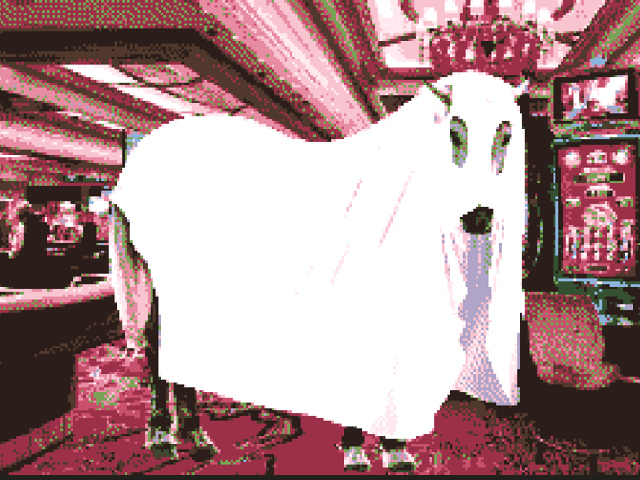
#> input picture assets/ghost_horse.png, 640 x 480 px
$ python -i holdem_render.py   (imports and definitions only)
#> lines starting #> are read from the running program, lines starting #| are printed output that depends on the picture
"""Renders a Hold'em table as one scene: NPC bots seated across the far rail (their npcs.json
portrait), humans along the near rail (their Discord avatar), each seat's cards / bet / dealer and
blind puck / status on the felt in front of them, the board and pot in the middle, and a speech
bubble over any bot that just said something.

Two optional painted art layers replace the procedural placeholders the moment the files exist
(export_art_templates.py writes templates at the exact size, with the seat layout marked):
  assets/holdem/room_background.png  -- drawn first, behind the far-row portraits (until it
                                        exists: the Casino room's own background, darkened)
  assets/holdem/table_foreground.png -- drawn over the portraits (transparent above the far rail),
                                        so the NPCs look like they're sitting behind the table
An NPC's optional poker_sprite_path (npcs.json) is a dedicated seated portrait; without one its
regular sprite_path is used, trimmed to its visible pixels.

Pure rendering: holdem_view.py builds the SeatView list; nothing here knows about discord or db.
"""

import io
import os
from dataclasses import dataclass, field

from PIL import Image, ImageDraw, ImageFont, ImageOps, features

import cards_render

WIDTH = 1100
HEIGHT = 650

FAR_SLOTS = 5  # across the back: NPCs first, overflow humans
NEAR_SLOTS = 3  # along the near rail: humans first, overflow NPCs
MAX_SEATS = FAR_SLOTS + NEAR_SLOTS

# Table geometry (the procedural table and the templates both use these).
TABLE_BOX = (28, 232, WIDTH - 28, HEIGHT - 14)
RAIL = 26
TABLE_RADIUS = 170
FAR_RAIL_Y = TABLE_BOX[1]  # portraits' bottoms tuck under this edge

PORTRAIT_BOX = (196, 205)  # max size of a far-row portrait
PORTRAIT_TUCK = 34  # how far a portrait's bottom sits below the far rail (hidden behind it)
AVATAR_SIZE = 70

SEAT_CARD_SCALE = 0.45
BOARD_CARD_SCALE = 0.64

STONE = (128, 128, 132, 255)
STONE_LIGHT = (188, 188, 186, 255)
STONE_DARK = (72, 72, 78, 255)
STONE_EDGE = (45, 45, 50, 255)
FELT = (96, 14, 24, 255)  # dark red
FELT_EDGE = (215, 175, 110, 200)
WALL_TOP = (38, 26, 40, 255)
WALL_BOTTOM = (16, 12, 20, 255)
GOLD = (255, 205, 60, 255)
TEXT = (240, 240, 235, 255)
DIM_TEXT = (175, 195, 185, 255)
RED = (235, 80, 80, 255)
PLATE = (0, 0, 0, 150)

_FONT_PATH = "/usr/share/fonts/truetype/dejavu/DejaVuSans-Bold.ttf"
# Pillow only lays out right-to-left text (Persian, Arabic, Hebrew names) when it was built with
# libraqm. Without it, a name at least gets its letters in reading order (unjoined).
_HAVE_RAQM = features.check("raqm")
_name_font = ImageFont.truetype(_FONT_PATH, 15)
_small_font = ImageFont.truetype(_FONT_PATH, 12)
_pot_font = ImageFont.truetype(_FONT_PATH, 20)
_street_font = ImageFont.truetype(_FONT_PATH, 16)
_bubble_font = ImageFont.truetype(_FONT_PATH, 13)
_puck_font = ImageFont.truetype(_FONT_PATH, 11)

ASSET_DIR = os.path.join(os.path.dirname(__file__), "assets", "holdem")
ROOM_BACKGROUND_PATH = os.path.join(ASSET_DIR, "room_background.png")
TABLE_FOREGROUND_PATH = os.path.join(ASSET_DIR, "table_foreground.png")


@dataclass
class SeatView:
    name: str
    is_npc: bool
    stack: int
    bet: int = 0  # in front of them this street
    folded: bool = False
    all_in: bool = False
    to_act: bool = False
    badge: str = ""  # "D", "SB", "BB", "D SB"
    portrait_path: str | None = None  # NPCs
    portrait_scale: float = 1.0  # NPCs: npcs.json poker_sprite_scale
    avatar: bytes | None = None  # humans (Discord avatar PNG)
    cards: list | None = None  # face-up cards (showdown); None = face-down backs while in the hand
    hand_label: str | None = None  # e.g. "Full House" at showdown
    won: int = 0
    speech: str | None = None


# ---------------------------------------------------------------------------
# layout
# ---------------------------------------------------------------------------
def _slot_xs(n: int) -> list[float]:
    left, right = TABLE_BOX[0] + 60, TABLE_BOX[2] - 60
    step = (right - left) / n
    return [left + step * (i + 0.5) for i in range(n)]


FAR_XS = _slot_xs(FAR_SLOTS)
NEAR_XS = _slot_xs(NEAR_SLOTS)

# Far seat block, on the felt just inside the far rail.
FAR_NAME_Y = FAR_RAIL_Y + RAIL + 16
FAR_CARDS_Y = FAR_NAME_Y + 26
# Board in the middle (street name to its left, pot to its right).
BOARD_Y = 404
# Near seat block: cards on the felt, avatar + nameplate on the near rail.
NEAR_CARDS_Y = 516
NEAR_AVATAR_Y = HEIGHT - 50


# [26 lines left out: functions assign_rows, _spread, not called in this run]


# ---------------------------------------------------------------------------
# art layers
# ---------------------------------------------------------------------------
_layer_cache: dict[str, tuple[float, Image.Image]] = {}


# [56 lines left out: functions _cached_file, procedural_room, stone_texture, not called in this run]


_procedural_table_cache: Image.Image | None = None


# [23 lines left out: function procedural_table, not called in this run]


_backdrop_cache: dict[str, tuple[float, Image.Image]] = {}


def _backdrop(path: str | None) -> Image.Image | None:
    """Any room photo (holdem_view passes the Casino room's background_path) cropped to the
    canvas, then softened and darkened so the portraits in front of it read clearly."""
#> called with path = 'assets/ghost_horse.png'
    if not path:
        return None
    full = path if os.path.isabs(path) else os.path.join(os.path.dirname(__file__), path)
    if not os.path.exists(full):
        return None
    mtime = os.path.getmtime(full)
    hit = _backdrop_cache.get(full)
    if hit and hit[0] == mtime:
        return hit[1]
    from PIL import ImageEnhance, ImageFilter

    img = ImageOps.fit(Image.open(full).convert("RGB"), (WIDTH, HEIGHT), Image.LANCZOS, centering=(0.5, 0.3))
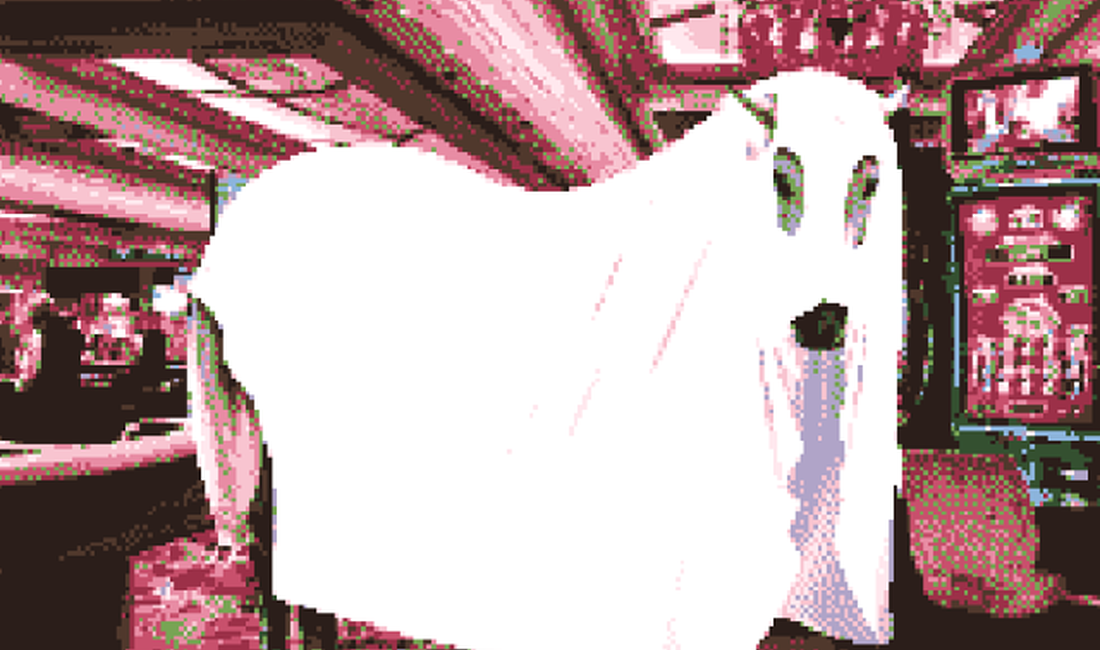
#> img: PIL image 1100x650 RGB; mean R, G, B 185.1, 160.1, 161.3
    img = img.filter(ImageFilter.GaussianBlur(2.5))
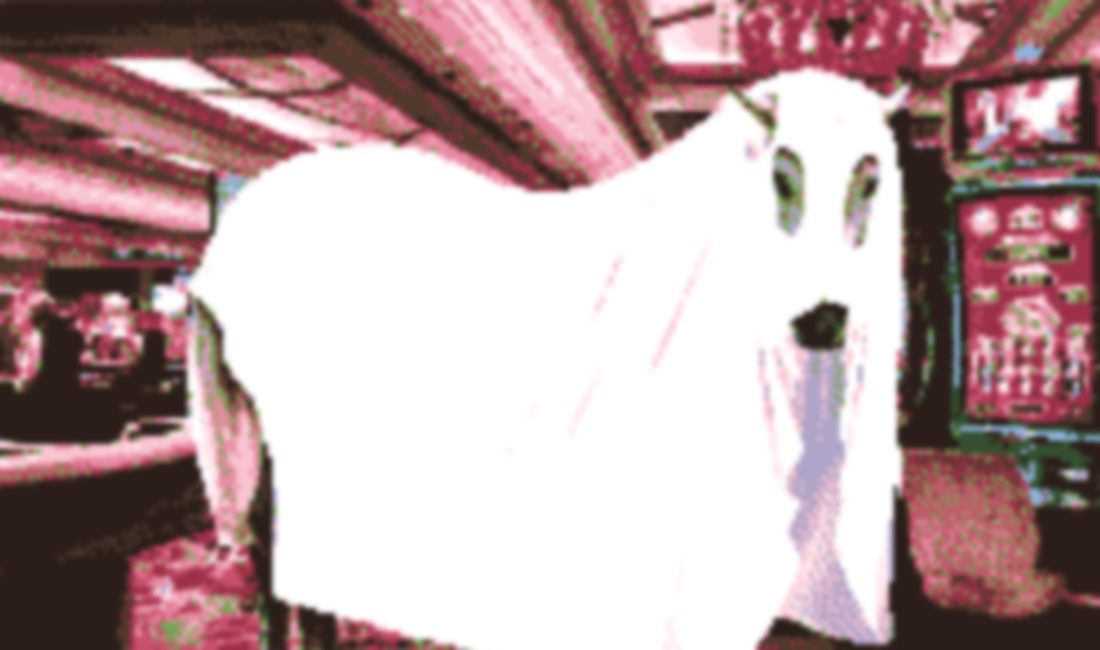
#> img: PIL image 1100x650 RGB; mean R, G, B 185.1, 160.1, 161.3
    img = ImageEnhance.Brightness(img).enhance(0.45)
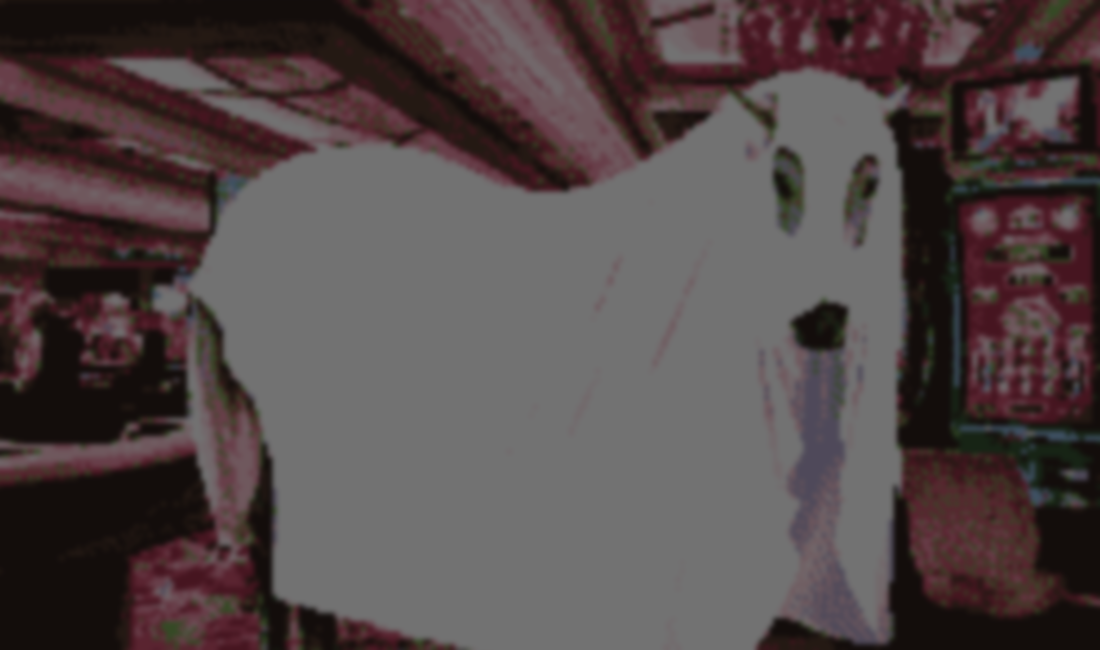
#> img: PIL image 1100x650 RGB; mean R, G, B 82.7, 71.5, 72
    img = ImageEnhance.Color(img).enhance(0.8).convert("RGBA")
#> img: PIL image 1100x650 RGBA
    _backdrop_cache[full] = (mtime, img)
    return img


# [5 lines left out: function _room, not called in this run]


def _table() -> Image.Image:
    return _cached_file(TABLE_FOREGROUND_PATH, (WIDTH, HEIGHT)) or procedural_table()


# ---------------------------------------------------------------------------
# portraits
# ---------------------------------------------------------------------------
_portrait_cache: dict[tuple, tuple[float, Image.Image]] = {}  # (path, scale) -> (mtime, image)


# [75 lines left out: functions _framed, load_portrait, _avatar_circle, _dimmed, _centered, not called in this run]


def _is_rtl_char(ch: str) -> bool:
    return "֐" <= ch <= "ࣿ" or "יִ" <= ch <= ""


# [12 lines left out: functions display_name, _fit, not called in this run]


_scaled_cards: dict[tuple, Image.Image] = {}


# [59 lines left out: functions _card, _plate, _puck, _chips, _wrap, not called in this run]


BUBBLE_MAX_W = 230
BUBBLE_FILL = (250, 250, 245, 255)


# [177 lines left out: functions _lane_width, _bubble, _seat_cards, _status_line, _draw_far, _far_details and 2 more, not called in this run]

>>> result = _backdrop('assets/ghost_horse.png')
